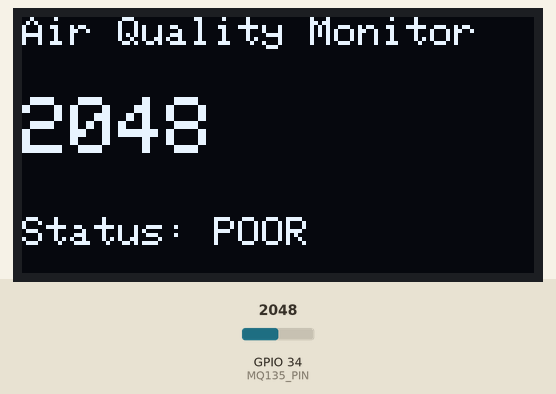
Simulated run of this sketch. Board: ESP32. On the bench: 128×64 one-colour display. Inputs (shaded band) come from the test bench; at power-on: GPIO 34 (MQ135_PIN) = 2048. What the sketch prints to the serial monitor is not drawn.

Above: at 3.2 s.
3.3 s: GPIO 34 (MQ135_PIN) set to 1933
At 4.9 s:
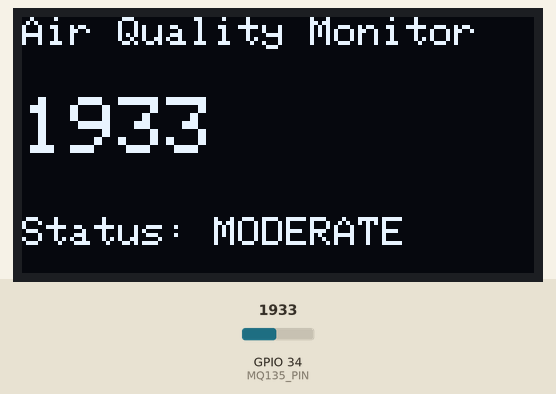
6.0 s: GPIO 34 (MQ135_PIN) set to 1032
At 7.4 s:
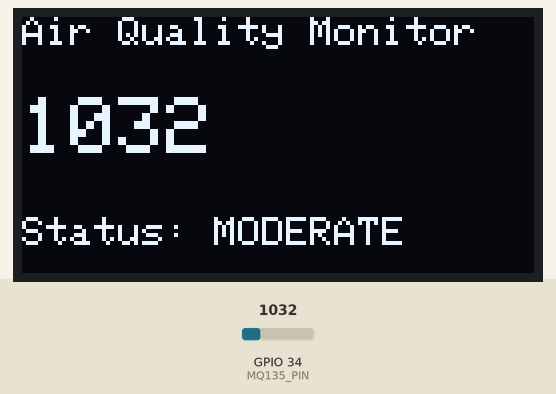
8.7 s: GPIO 34 (MQ135_PIN) set to 969
At 11.1 s:
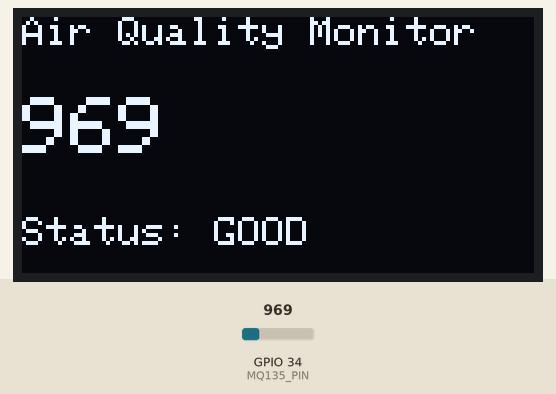
Timing chart, 0 to 12.6 s (numbered marks = the images above; inputs shaded):
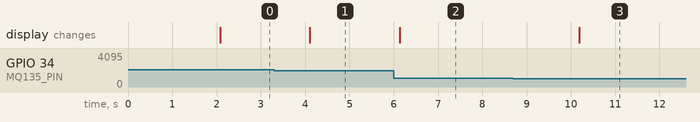

The sketch:

esp32_mq135_analog.ino
```cpp
#include <Wire.h>
#include <Adafruit_GFX.h>
#include <Adafruit_SSD1306.h>

#define SCREEN_WIDTH 128
#define SCREEN_HEIGHT 64

Adafruit_SSD1306 display(SCREEN_WIDTH, SCREEN_HEIGHT, &Wire, -1);

#define MQ135_PIN 34

void setup() {
  Serial.begin(115200);

  // OLED init
  if (!display.begin(SSD1306_SWITCHCAPVCC, 0x3C)) {
    Serial.println("OLED not found");
    while (true);
  }

  display.clearDisplay();
  display.setTextSize(1);
  display.setTextColor(WHITE);

  display.setCursor(0, 0);
  display.println("MQ135 System");
  display.println("Initializing...");
  display.display();

  delay(2000);
}

void loop() {
  int sensorValue = analogRead(MQ135_PIN);

  String status;

  if (sensorValue < 1000) {
    status = "GOOD";
  } else if (sensorValue < 2000) {
    status = "MODERATE";
  } else {
    status = "POOR";
  }

  // Serial output
  Serial.print("Value: ");
  Serial.println(sensorValue);

  // OLED display
  display.clearDisplay();

  display.setCursor(0, 0);
  display.setTextSize(1);
  display.println("Air Quality Monitor");

  display.setTextSize(2);
  display.setCursor(0, 20);
  display.print(sensorValue);

  display.setTextSize(1);
  display.setCursor(0, 50);
  display.print("Status: ");
  display.println(status);

  display.display();

  delay(2000);
}
```

Measured:
- the behaviour switches between 2000 and 1999 on GPIO 34 (MQ135_PIN) (found by bisection; images 0 and 1)
- the behaviour switches between 1000 and 999 on GPIO 34 (MQ135_PIN) (found by bisection; images 2 and 3)
- after the input at 3.3 s, the display: changes after 0.81 s (image 1)
- after the input at 6.0 s, the display: changes after 0.13 s (image 2)
- after the input at 8.7 s, the display: changes after 1.5 s (image 3)
